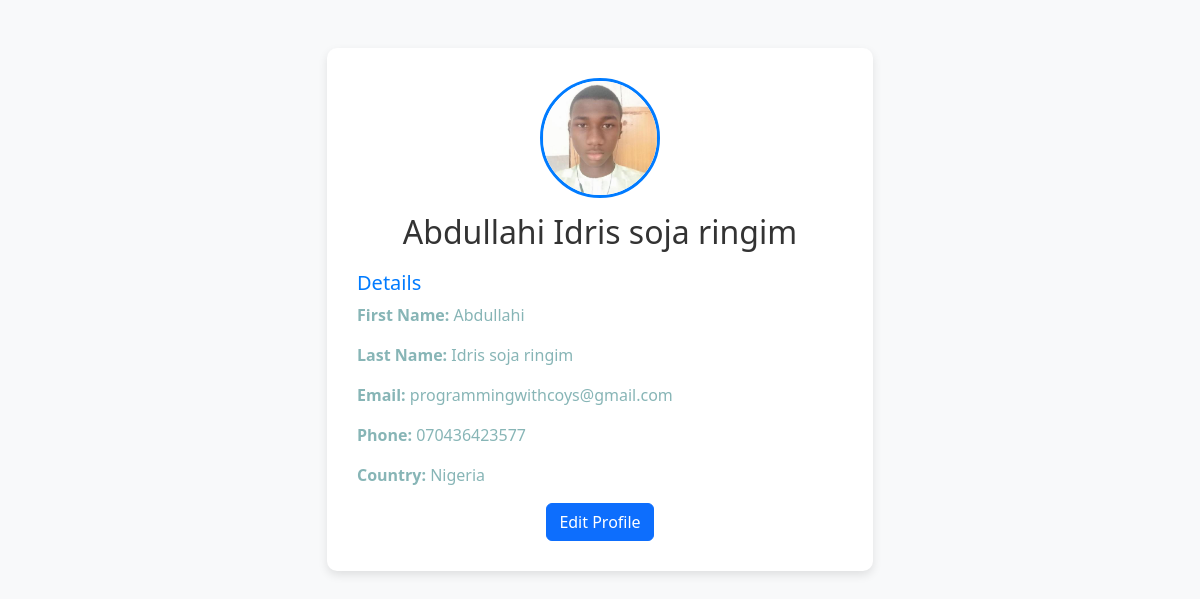
/profile/ (signed in), run on the app's committed database.
### employees/models.py (models this page shows)
class Employee(models.Model):
    user = models.OneToOneField(User, on_delete=models.CASCADE, null=True, blank=True)
    first_name = models.CharField(max_length=25)
    last_name = models.CharField(max_length=25)
    email = models.EmailField(max_length=355, unique=True)
    phone_number = models.CharField(max_length=25, null=True, blank=True)
    country = models.CharField(max_length=40)
    username = models.CharField(max_length=25, unique=True)
    password = models.CharField(max_length=128)
    confirm_password = models.CharField(max_length=128, null=True, blank=True)
    hire_date = models.DateField(auto_now_add=True)
    profile_picture = models.ImageField(upload_to='employees/', null=True, blank=True)
    reset_token = models.UUIDField(default=uuid.uuid4, unique=True, null=True, blank=True)

### employees/views.py (the view)
# urls.py: path('profile/', views.profile, name='profile'),
def profile(request):
    employee = Employee.objects.get(user = request.user)
    return render(request, 'employees/profile.html', {'employee': employee })

### employees/templates/employees/profile.html (shortened to what this page needs)
{% load static %}
<head>
    <link href="https://cdn.jsdelivr.net/npm/bootstrap@5.3.0-alpha1/dist/css/bootstrap.min.css" rel="stylesheet">
    <link rel="stylesheet" href="{% static './css/profile.css' %}">
</head>
<body>
    <div class="container mt-5">
        <div class="row justify-content-center">
            <div class="col-md-6" >
                <div class="profile-card" >
                    {% if employee.profile_picture %}
                    <img src="{{ employee.profile_picture.url }}" alt="Profile Picture">
                    {% else %}
                    <h3>no img</h3>
                    {% endif %}
                    <h2>{{ employee.first_name }}  {{ employee.last_name }}</h2>
                    <div class="profile-details">
                        <h5>Details</h5>
                        <p><strong>First Name: </strong> {{ employee.first_name }}</p>
                        <p><strong>Last Name: </strong> {{ employee.last_name }}</p>
                        <p><strong>Email: </strong> {{ employee.email }}</p>
                        <p><strong>Phone: </strong> {{ employee.phone_number }}</p>
                        <p><strong>Country: </strong> {{ employee.country }}</p>
                    </div>
                    <a href="{% url 'edit' employee.id %}" class="btn btn-primary">Edit Profile</a>
                </div>
        </div>
    </div>
</body>
</html>

### employees/static/css/profile.css (style rules this page uses)
body { background-color: #f8f9fa; }
.profile-card { background: #fff; border-radius: 10px; box-shadow: 0 4px 10px rgba(0, 0, 0, 0.1); padding: 30px; text-align: center; }
.profile-card img { width: 120px; height: 120px; border-radius: 50%; border: 3px solid #007bff; object-fit: cover; }
.profile-card h2 { margin-top: 15px; color: #333; }
.profile-card p { color: #0966687c }
.profile-details { margin-top: 20px; text-align: left; }
.profile-details h5 { color: #007bff; }

### data on the page
Employee: profile_picture (picture), first_name "Abdullahi", last_name "Idris soja ringim", email "programmingwithcoys@gmail.com", phone_number "070436423577", country "Nigeria"
